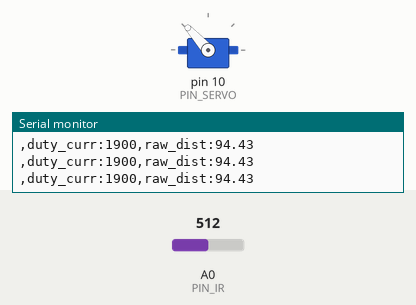
Recording of a sketch running on a simulated Arduino Uno, built with avr-gcc and run on an emulated ATmega328P. Parts: servo, the last lines printed to the serial monitor. The test bench sets the inputs (shaded band); at power-on: A0 (PIN_IR) = 512.

Above: at 1.2 s.
1.3 s: A0 (PIN_IR) set to 265
4.3 s: A0 (PIN_IR) set to 239
At 5.7 s:
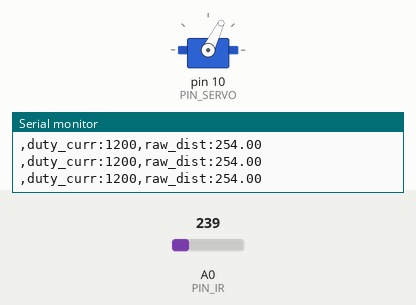
6.3 s: A0 (PIN_IR) set to 10
9.3 s: A0 (PIN_IR) set to 7
At 9.77 s:
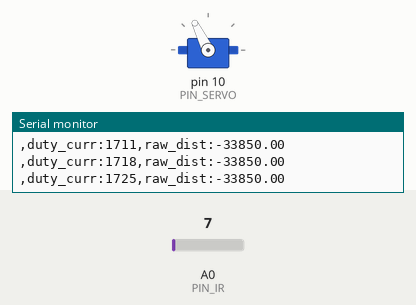
Timing chart, 0 to 12.3 s (numbered marks = the images above; inputs shaded):
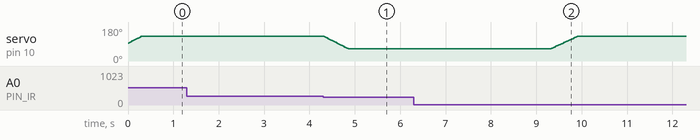

The sketch:

21P8.ino
```cpp
#include <Servo.h>

// Arduino pin assignment
#define PIN_SERVO 10
#define PIN_IR A0
#define PIN_LED 9

// configurable parameters
#define _DUTY_MIN 1200 // servo full clockwise position (0 degree)
#define _DUTY_NEU 1476 // servo neutral position (90 degree)
#define _DUTY_MAX 1900 // servo full counterclockwise position (180 degree)

#define _POS_START (_DUTY_MIN + 100)
#define _POS_END (_DUTY_MAX - 100)

#define _SERVO_SPEED 60 // servo speed limit (unit: degree/second)
#define INTERVAL 40  // servo update interval

// global variables
unsigned long last_sampling_time; // unit: ms
float duty_chg_per_interval; // maximum duty difference per interval
int toggle_interval, toggle_interval_cnt;
float pause_time; // unit: sec
Servo myservo;
int duty_target, duty_curr;

void setup() {
// initialize GPIO pins
  myservo.attach(PIN_SERVO);
  duty_target = duty_curr = _POS_START ;
  duty_curr = 1500;
  myservo.writeMicroseconds(duty_curr);

// initialize serial port
  Serial.begin(57600);

// convert angle speed into duty change per interval.
  duty_chg_per_interval =(float)(_DUTY_MAX - _DUTY_MIN) * _SERVO_SPEED / 180 * INTERVAL / 1000;


}

float ir_distance(void){ // return value unit: mm
  float val;
  float volt = float(analogRead(PIN_IR));
  val = ((6762.0/(volt-9.0))-4.0) * 10.0;
  return val;
}

void loop() {
// wait until next sampling time.
// millis() returns the number of milliseconds since the program started. Will overflow after 50 days.
  float raw_dist = ir_distance();


// adjust duty_curr toward duty_target by duty_chg_per_interval
  if(raw_dist < 240.0){
    duty_curr += 7;
    if (duty_curr > _DUTY_MAX) duty_curr =  _DUTY_MAX;
  }
  else if(raw_dist > 100.0){
    duty_curr -= 7;
    if (duty_curr < _DUTY_MIN) duty_curr = _DUTY_MIN;
  }
// update servo position
  myservo.writeMicroseconds(duty_curr);

// output the read value to the serial port

  Serial.print(",duty_curr:");
  Serial.print(duty_curr);
  Serial.print(",raw_dist:");
  Serial.println(raw_dist);


// update last sampling time
}
```

Measured:
- the behaviour switches between 251 and 250 on A0 (PIN_IR) (found by bisection; images 0 and 1)
- the behaviour switches between 9 and 8 on A0 (PIN_IR) (found by bisection; images 1 and 2)
- after the input at 4.3 s, servo on pin 10 (PIN_SERVO): moves from 132° to 64° over 0.55 s, starting at once
- after the input at 9.3 s, servo on pin 10 (PIN_SERVO): moves from 64° to 132° over 0.62 s, starting at once
